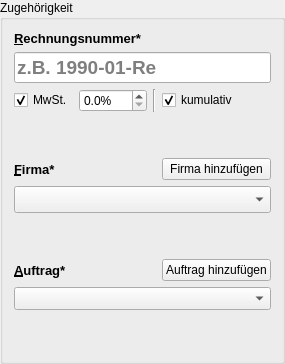
    <widget class="QGroupBox" name="groupBox">
     <property name="minimumSize">
      <size>
       <width>0</width>
       <height>0</height>
      </size>
     </property>
     <property name="title">
      <string>Zugehörigkeit</string>
     </property>
     <property name="flat">
      <bool>true</bool>
     </property>
     <layout class="QGridLayout" name="gridLayout_2">
      <item row="10" column="0">
       <widget class="QLabel" name="label_job">
        <property name="font">
         <font>
          <pointsize>10</pointsize>
          <weight>75</weight>
          <bold>true</bold>
         </font>
        </property>
        <property name="text">
         <string>&amp;Auftrag*</string>
        </property>
        <property name="buddy">
         <cstring>comboBox_job</cstring>
        </property>
       </widget>
      </item>
      <item row="7" column="0" colspan="4">
       <widget class="QComboBox" name="comboBox_company">
        <property name="font">
         <font>
          <pointsize>12</pointsize>
         </font>
        </property>
       </widget>
      </item>
      <item row="2" column="2">
       <widget class="Line" name="line">
        <property name="orientation">
         <enum>Qt::Vertical</enum>
        </property>
       </widget>
      </item>
      <item row="10" column="3">
       <widget class="QPushButton" name="pushButton_add_job">
        <property name="text">
         <string>Auftrag hinzufügen</string>
        </property>
       </widget>
      </item>
      <item row="0" column="0" colspan="4">
       <widget class="QLabel" name="label_id">
        <property name="font">
         <font>
          <pointsize>10</pointsize>
          <weight>75</weight>
          <bold>true</bold>
         </font>
        </property>
        <property name="text">
         <string>&amp;Rechnungsnummer*</string>
        </property>
        <property name="buddy">
         <cstring>lineEdit_id</cstring>
        </property>
       </widget>
      </item>
      <item row="11" column="0" colspan="4">
       <widget class="QComboBox" name="comboBox_job">
        <property name="font">
         <font>
          <pointsize>10</pointsize>
         </font>
        </property>
       </widget>
      </item>
      <item row="2" column="3">
       <widget class="QCheckBox" name="checkBox_cumulative">
        <property name="text">
         <string>kumulativ</string>
        </property>
        <property name="checked">
         <bool>true</bool>
        </property>
       </widget>
      </item>
      <item row="6" column="0">
       <widget class="QLabel" name="label_company">
        <property name="font">
         <font>
          <pointsize>10</pointsize>
          <weight>75</weight>
          <bold>true</bold>
         </font>
        </property>
        <property name="text">
         <string>&amp;Firma*</string>
        </property>
        <property name="buddy">
         <cstring>comboBox_company</cstring>
        </property>
       </widget>
      </item>
      <item row="12" column="0">
       <spacer name="verticalSpacer_3">
        <property name="orientation">
         <enum>Qt::Vertical</enum>
        </property>
        <property name="sizeHint" stdset="0">
         <size>
          <width>20</width>
          <height>40</height>
         </size>
        </property>
       </spacer>
      </item>
      <item row="8" column="0">
       <spacer name="verticalSpacer_2">
        <property name="orientation">
         <enum>Qt::Vertical</enum>
        </property>
        <property name="sizeHint" stdset="0">
         <size>
          <width>20</width>
          <height>40</height>
         </size>
        </property>
       </spacer>
      </item>
      <item row="1" column="0" colspan="4">
       <widget class="QLineEdit" name="lineEdit_id">
        <property name="font">
         <font>
          <pointsize>14</pointsize>
          <weight>75</weight>
          <bold>true</bold>
         </font>
        </property>
        <property name="placeholderText">
         <string>z.B. 1990-01-Re</string>
        </property>
       </widget>
      </item>
      <item row="6" column="3">
       <widget class="QPushButton" name="pushButton_add_company">
        <property name="text">
         <string>Firma hinzufügen</string>
        </property>
       </widget>
      </item>
      <item row="2" column="1">
       <widget class="QDoubleSpinBox" name="doubleSpinBox_VAT">
        <property name="sizePolicy">
         <sizepolicy hsizetype="Minimum" vsizetype="Fixed">
          <horstretch>0</horstretch>
          <verstretch>0</verstretch>
         </sizepolicy>
        </property>
        <property name="suffix">
         <string>%</string>
        </property>
        <property name="decimals">
         <number>1</number>
        </property>
        <property name="value">
         <double>0.000000000000000</double>
        </property>
       </widget>
      </item>
      <item row="2" column="0">
       <widget class="QCheckBox" name="checkBox_w_VAT">
        <property name="text">
         <string>MwSt.</string>
        </property>
        <property name="checked">
         <bool>true</bool>
        </property>
       </widget>
      </item>
      <item row="3" column="2" colspan="2">
       <spacer name="verticalSpacer">
        <property name="orientation">
         <enum>Qt::Vertical</enum>
        </property>
        <property name="sizeHint" stdset="0">
         <size>
          <width>20</width>
          <height>40</height>
         </size>
        </property>
       </spacer>
      </item>
     </layout>
     <zorder>checkBox_cumulative</zorder>
     <zorder>doubleSpinBox_VAT</zorder>
     <zorder>comboBox_company</zorder>
     <zorder>checkBox_w_VAT</zorder>
     <zorder>comboBox_job</zorder>
     <zorder>label_id</zorder>
     <zorder>line</zorder>
     <zorder>label_company</zorder>
     <zorder>label_job</zorder>
     <zorder>lineEdit_id</zorder>
     <zorder>pushButton_add_company</zorder>
     <zorder>pushButton_add_job</zorder>
     <zorder>verticalSpacer</zorder>
     <zorder>verticalSpacer_2</zorder>
     <zorder>verticalSpacer_3</zorder>
    </widget>
